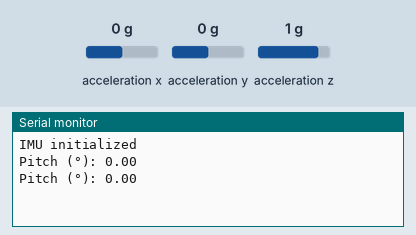
This sketch was run on a simulated Arduino Nano 33 BLE. Shown: the last lines printed to the serial monitor. The inputs (shaded band) are chosen by the test bench; at power-on: acceleration y 0 g, acceleration x 0 g, acceleration z 1 g.

Above: at 2.8 s.
2.9 s: acceleration y set to -1.4 g
At 5.2 s:
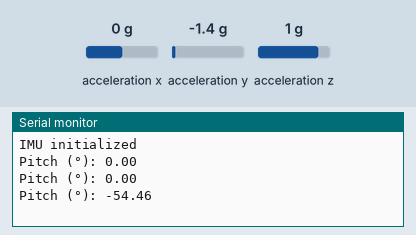
5.6 s: acceleration x set to -1.4 g
At 7.1 s:
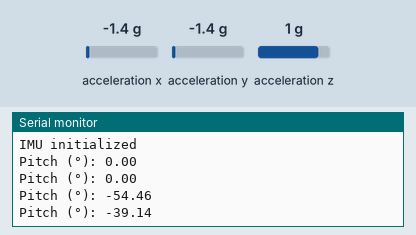
8.3 s: acceleration z set to -1.4 g
At 11.4 s:
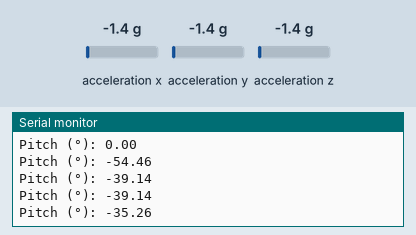
Timing chart, 0 to 12.9 s (numbered marks = the images above; inputs shaded):
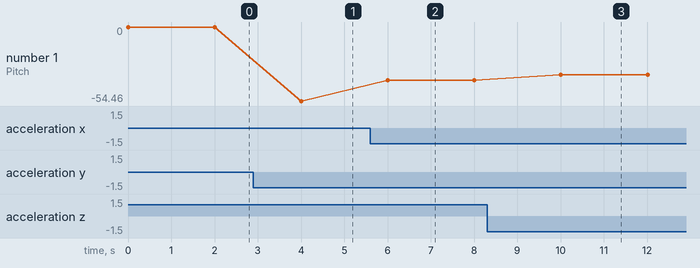

Measured:
- after the input at 2.9 s, the serial monitor: prints a new line after 1.1 s (image 1)
- after the input at 5.6 s, the serial monitor: prints a new line after 0.41 s (image 2)
- after the input at 8.3 s, the serial monitor: prints a new line after 1.7 s (image 3)
- plotted number 1: 0 → -54.46 after the input at 2.9 s, -54.46 → -39.14 after the input at 5.6 s, -39.14 → -35.26 after the input at 8.3 s

The sketch:

lab_assignment2.ino
```cpp
#include <Arduino_LSM9DS1.h>

float calculateAngle(float x, float y, float z) {
  // Pitch  = atan2(Y, sqrt(X*X + Z*Z))
  return atan2(y, sqrt(x*x + z*z)) * 180.0 / PI;
}

void setup() {
  Serial.begin(9600);
  while (!Serial);           // wait for Serial Monitor
  if (!IMU.begin()) {
    Serial.println("Failed to initialize IMU!");
    while (1);
  }
  Serial.println("IMU initialized");
}

void loop() {
  float x, y, z;
  if (IMU.accelerationAvailable()) {
    IMU.readAcceleration(x, y, z);

    float pitch = calculateAngle(x, y, z);
    Serial.print("Pitch (°): ");
    Serial.println(pitch);

    delay(2000);  // print every 2 seconds
  }
}
```
